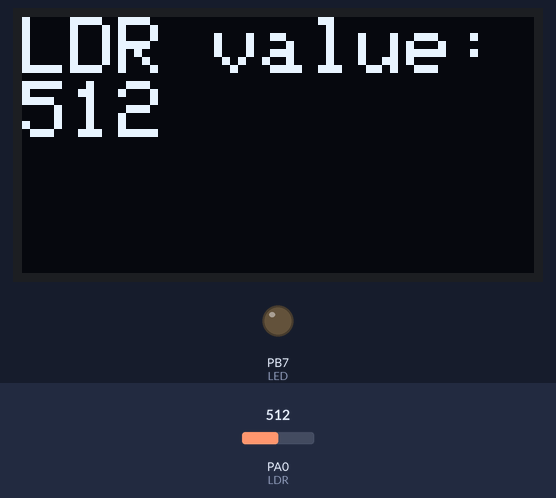
The sketch below on a simulated STM32 Blue Pill. Parts: 128×64 one-colour display, output pins drawn as LEDs (lit = HIGH). The inputs (shaded band) are chosen by the test bench; at power-on: PA0 (LDR) = 512.

Above: at 1.2 s.
1.3 s: PA0 (LDR) set to 413
At 2.2 s:
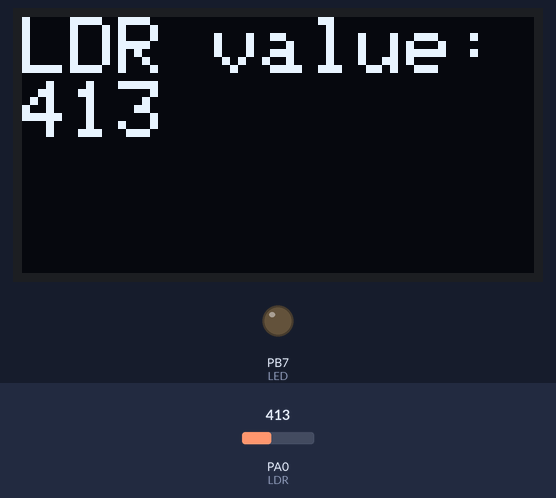
3.1 s: PA0 (LDR) set to 384
At 3.6 s:
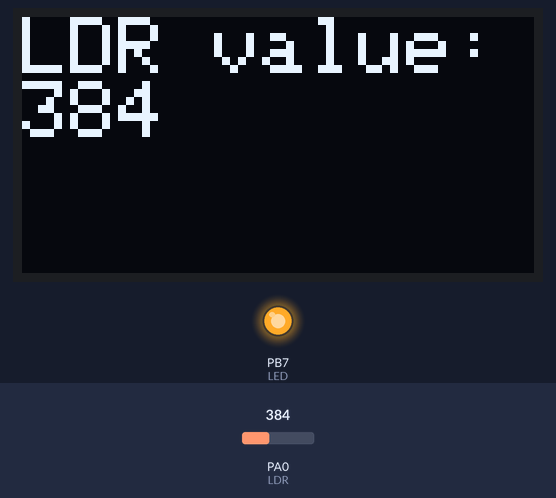
4.6 s: PA0 (LDR) set to 410
At 5.0 s:
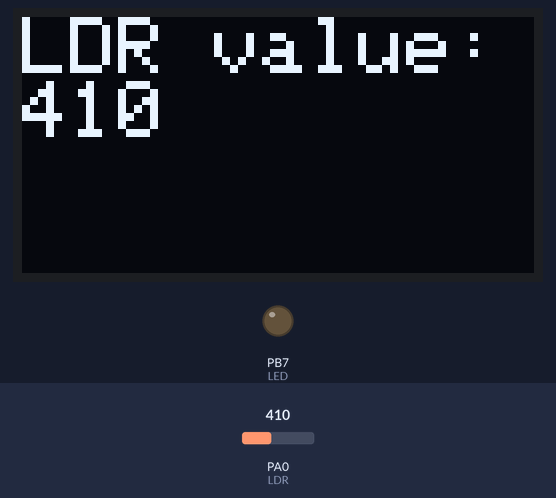
Timing chart, 0 to 7.6 s (numbered marks = the images above; inputs shaded):
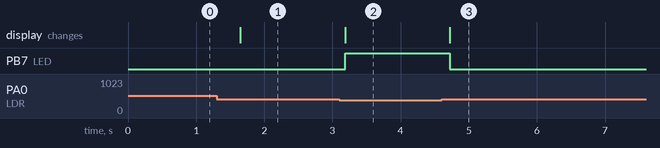

The sketch:

ldr_ssd1306Ascii.ino
```cpp
#include <Wire.h>
#include "SSD1306Ascii.h"
#include "SSD1306AsciiWire.h"

// Endereço I2C do SSD1306
#define I2C_ADDRESS 0x3C

// Define pinos
#define LDR A0
#define LED PB7
#define SCL_PIN PB6
#define SDA_PIN PC14

// Limite de luminosidade para acender o LED
#define LIGHT_THRESHOLD 400

// Define reset do display
#define RST_PIN -1

SSD1306AsciiWire oled;

uint8_t colValueStart;  // Coluna de início para o valor do LDR
uint8_t rowValue;       // Linha para o valor do LDR

//------------------------------------------------------------------------------
void setup() {
  Wire.setSCL(SCL_PIN);
  Wire.setSDA(SDA_PIN);
  Wire.begin();

  // Inicializa LED como saída
  pinMode(LED, OUTPUT);

#if RST_PIN >= 0
  oled.begin(&Adafruit128x64, I2C_ADDRESS, RST_PIN);
#else // RST_PIN >= 0
  oled.begin(&Adafruit128x64, I2C_ADDRESS);
#endif // RST_PIN >= 0

  oled.setFont(Adafruit5x7);
  oled.clear();

  oled.set2X();
  // Exibe o rótulo fixo uma vez
  oled.println("LDR value:");

  // Calcular a posição inicial para o valor do LDR
  colValueStart = 0; // Valor começará da primeira coluna
  rowValue = oled.fontRows();  // Uma linha abaixo do "LDR value"
}


// Limpa a área do valor do LDR
void clearLdrValue() {
  oled.clear(colValueStart, oled.displayWidth() - 1, rowValue, rowValue + oled.fontRows() - 1);
}

void loop() {
  // Lê o valor analógico do pino LDR
  int ldrValue = analogRead(LDR);

  clearLdrValue();

  // Exibir o novo valor do LDR
  oled.setCursor(colValueStart, rowValue);
  oled.print(ldrValue);

  // Acender o LED se a luminosidade estiver abaixo do limite
  if (ldrValue < LIGHT_THRESHOLD) {
    digitalWrite(LED, HIGH);
  } else {
    digitalWrite(LED, LOW);
  }

  // Pequeno atraso para não sobrecarregar a comunicação serial e o display
  delay(500);
}
```

Measured:
- the behaviour switches between 400 and 399 on PA0 (LDR) (found by bisection; images 1 and 2)
- after the input at 1.3 s, the display: changes after 0.34 s (image 1)
- after the input at 3.1 s, PB7 (LED): LOW → HIGH after 0.08 s; the display: changes after 0.08 s (image 2)
- after the input at 4.6 s, PB7 (LED): HIGH → LOW after 0.12 s; the display: changes after 0.12 s (image 3)
